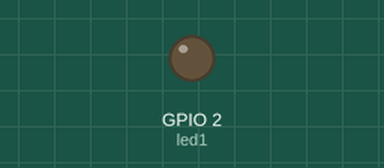
This program was run on a simulated ESP8266 board running MicroPython. Parts: output pins drawn as LEDs (lit = HIGH, except the on-board LED, lit = LOW).

Above: at 1.3 s.
At 5.1 s:
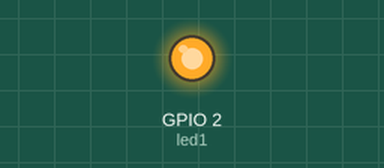
Timing chart, 0 to 6.4 s (numbered marks = the images above):
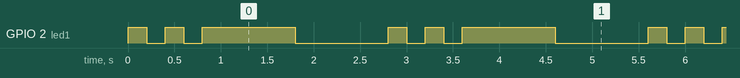

Measured:
- by itself, GPIO 2 (led1): repeats every 2.8 s: LOW 0.20 s, HIGH 0.20 s, LOW 0.20 s, HIGH 1.0 s, LOW 1.0 s, HIGH 0.20 s
- by itself, everything shown: repeats every 2.8 s, in 6 steps

The program:

blinky2.py
```python
"""
    --------------------------------------------------------------------------------------
    blinky2.py
    --------------------------------------------------------------------------------------

    Shows a slightly different way to access the Pin class, refactors the toggling of the
    LED into a reusable function, and performs

    Author:  David Alexis (2019)
    --------------------------------------------------------------------------------------
"""

# Here we import the Pin class from the machine module so that we don't have to refer
# to it with "machine.Pin". This saves typing, but is also much more efficient.
from machine import Pin
from time import sleep_ms


# Let's also refactor the code that turns the LED on and off into a function
# so we can reuse it.
def blink(led, duration):
    """
    Turn on the LED for the specified amount of time, then turn it off
    """
    led.on()
    sleep_ms(duration)
    led.off()
    sleep_ms(duration)


# ------- Main program execution starts here --------

led1 = Pin(2, Pin.OUT)

while True:
    blink(led1, 200)
    blink(led1, 200)
    blink(led1, 1000)
```
